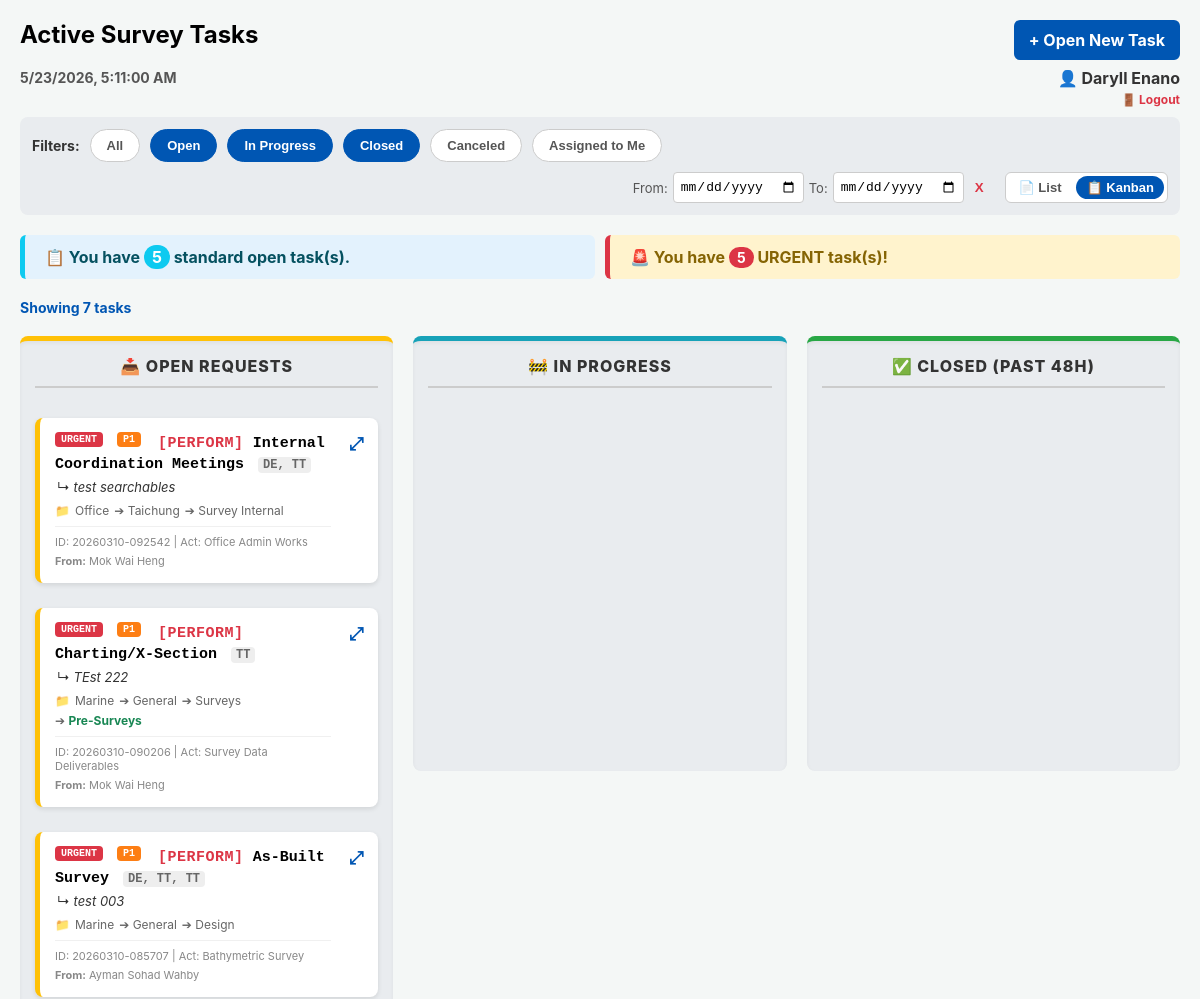
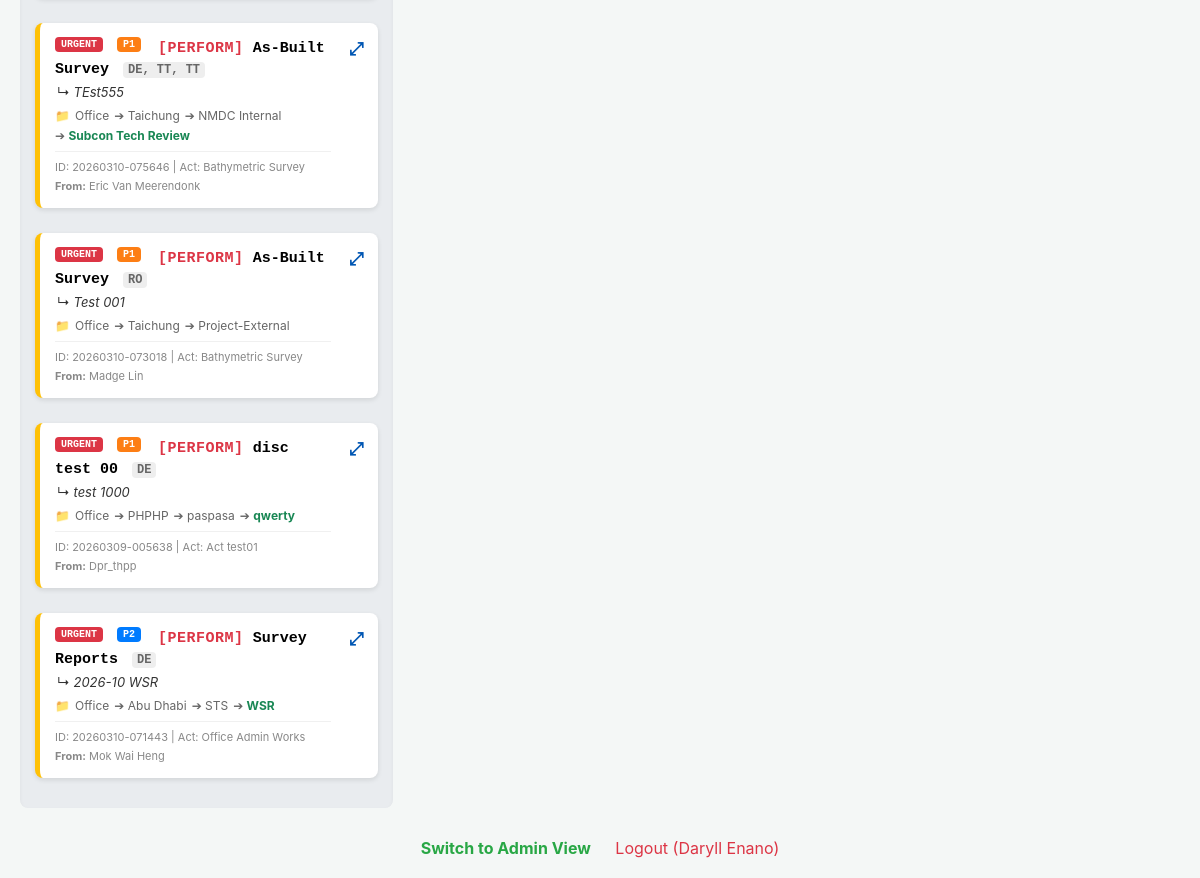
Screenshot of / (signed in) with the database file from the repository (2 pictures, top to bottom).
### app.py (models this page shows)
class User(UserMixin, db.Model):
    id = db.Column(db.Integer, primary_key=True)
    email = db.Column(db.String(120), unique=True, nullable=False)
    name = db.Column(db.String(100), nullable=False)
    password_hash = db.Column(db.String(256), nullable=False)
    is_approved = db.Column(db.Boolean, default=False)
    is_active = db.Column(db.Boolean, default=True)
    initials = db.Column(db.String(10), nullable=True)

class SurveyTask(db.Model):
    id = db.Column(db.Integer, primary_key=True)
    surveyor_name = db.Column(db.String(100), nullable=False)
    assigned_to = db.Column(db.String(100), nullable=True)
    requestor = db.Column(db.String(100), nullable=True)
    command_verb = db.Column(db.String(50), default="PERFORM")
    task_category = db.Column(db.String(100), nullable=True)
    instrument = db.Column(db.String(100), nullable=True)
    action_required = db.Column(db.String(100), nullable=True)
    area = db.Column(db.String(100), nullable=False)
    location = db.Column(db.String(100), nullable=True)
    sub_location = db.Column(db.String(100), nullable=True)
    work_scope = db.Column(db.String(100), nullable=False)
    remarks = db.Column(db.Text, nullable=True)
    deliverable_link = db.Column(db.String(500), nullable=True)
    reference_links = db.Column(db.Text, nullable=True)
    status = db.Column(db.String(20), default="Open")
    is_urgent = db.Column(db.Boolean, default=False)
    priority = db.Column(db.Integer, default=99)
    start_time = db.Column(db.DateTime, default=datetime.utcnow)
    execution_date = db.Column(db.Date, nullable=True)
    end_time = db.Column(db.DateTime, nullable=True)

### app.py (the view)
@app.route('/')
@login_required
def dashboard():
    session['dashboard_view'] = 'user'
    escalate_aging_tasks()
    all_tasks = SurveyTask.query.filter(SurveyTask.status != 'Archived') \
        .order_by(SurveyTask.is_urgent.desc(), SurveyTask.priority.asc(), SurveyTask.start_time.desc()) \
        .limit(300).all()
    is_admin = current_user.email in ADMIN_EMAILS
    all_users = User.query.all()
    initials_map = {}
    for u in all_users:
        if u.initials:
            initials_map[u.name] = u.initials.upper()
        else:
            parts = u.name.split()
            initials_map[u.name] = (parts[0][0] + parts[1][0]).upper() if len(parts) >= 2 else u.name[:2].upper()
    return render_template('dashboard.html', name=current_user.name, tasks=all_tasks, is_admin=is_admin, initials_map=initials_map)

### templates/dashboard.html (shortened to what this page needs)
<!DOCTYPE html>
<html lang="en">
<head>
</head>
<body>
    <div class="header" style="align-items: flex-start;">
        <div>
            <h2 style="margin-top: 0;">Active Survey Tasks</h2>
            <div id="liveClock" style="font-size: 14px; color: #555; font-weight: bold;">Loading time...</div>
        </div>
        <div style="display: flex; flex-direction: column; align-items: flex-end;">
            <a href="/new_task" class="btn-new">+ Open New Task</a>
            <span style="color: #333; font-weight: bold; margin-top: 8px;">👤 {{ name }}</span>
            <a href="/logout" style="color: #dc3545; text-decoration: none; font-size: 12px; font-weight: bold; margin-top: 4px;">🚪 Logout</a>
        </div>
    </div>
    <div class="filter-bar">
        <strong style="font-size: 14px; color: #333;">Filters:</strong>
        <button class="btn-filter" id="btnAll" onclick="toggleStatus('All')">All</button>
        <button class="btn-filter active" id="btnOpen" onclick="toggleStatus('Open')">Open</button>
        <button class="btn-filter active" id="btnInProgress" onclick="toggleStatus('In Progress')">In Progress</button>
        <button class="btn-filter active" id="btnClosed" onclick="toggleStatus('Closed')">Closed</button>
        <button class="btn-filter" id="btnCanceled" onclick="toggleStatus('Canceled')">Canceled</button>
        <button class="btn-filter" id="btnMine" onclick="toggleMine()">Assigned to Me</button>
        <div style="margin-left: auto; display: flex; align-items: center; gap: 15px;">
            <div style="display: flex; align-items: center; gap: 5px;">
                <span style="font-size: 13px; color: #555;">From:</span>
                <input type="date" id="dateStart" class="date-input" onchange="applyFilters()">
                <span style="font-size: 13px; color: #555;">To:</span>
                <input type="date" id="dateEnd" class="date-input" onchange="applyFilters()">
                <button onclick="clearDates()" style="background: none; border: none; color: #dc3545; cursor: pointer; font-weight: bold;" title="Clear Dates">X</button>
            </div>
            <div style="display: flex; gap: 5px; background: #fff; padding: 3px; border-radius: 6px; border: 1px solid #ccc;">
                <button id="btnListView" class="btn-filter" onclick="switchView('list')" style="border: none; padding: 4px 10px;">📄 List</button>
                <button id="btnKanbanView" class="btn-filter active" onclick="switchView('kanban')" style="border: none; padding: 4px 10px;">📋 Kanban</button>
            </div>
        </div>
    </div>
 {% set my_open_count = namespace(value=0) %}
 {% set my_urgent_count = namespace(value=0) %}
 {% for task in tasks %}
     {% if task.status == 'Open' and task.assigned_to and name in task.assigned_to %}
         {% set my_open_count.value = my_open_count.value + 1 %}
         {% if task.is_urgent %}
             {% set my_urgent_count.value = my_urgent_count.value + 1 %}
         {% endif %}
     {% endif %}
 {% endfor %}
 <div style="display: flex; gap: 10px; flex-wrap: wrap; margin-bottom: 20px;">
     <div style="flex: 1; background-color: #e3f2fd; border-left: 5px solid #0dcaf0; padding: 12px 20px; border-radius: 6px; font-weight: bold; color: #055160;">
         📋 You have <span style="background: #0dcaf0; color: white; padding: 2px 8px; border-radius: 12px;">{{ my_open_count.value }}</span> standard open task(s).
     </div>
     {% if my_urgent_count.value > 0 %}
     <div style="flex: 1; background-color: #fff3cd; border-left: 5px solid #dc3545; padding: 12px 20px; border-radius: 6px; font-weight: bold; color: #856404;">
         🚨 You have <span style="background: #dc3545; color: white; padding: 2px 8px; border-radius: 12px; font-size: 14px; animation: pulse 1.5s infinite;">{{ my_urgent_count.value }}</span> URGENT task(s)!
     </div>
     {% endif %}
 </div>
    <div id="taskCountDisplay" style="font-size: 14px; font-weight: bold; color: #0056b3; margin-bottom: 15px;">Loading task count...</div>
    <div id="taskContainer" style="display: none;">
        {% for task in tasks %}
        {% set area_clean = task.area.split('_', 1)[-1].replace('_', ' ') if task.area and '_' in task.area else task.area %}
        {% set loc_clean = task.location.split('_', 1)[-1].replace('_', ' ') if task.location and task.location != 'N/A' and '_' in task.location else (task.location if task.location and task.location != 'N/A' else '') %}
        {% set sub_clean = task.sub_location.split('_', 1)[-1].replace('_', ' ') if task.sub_location and task.sub_location != 'N/A' and '_' in task.sub_location else (task.sub_location if task.sub_location and task.sub_location != 'N/A' else '') %}
        {% set scope_text = task.work_scope.split('_', 1)[-1].replace('_', ' ') if task.work_scope and '_' in task.work_scope else task.work_scope %}
        <div class="task-card"
             draggable="true"
             ondragstart="drag(event)"
             data-id="{{ task.id }}"
             data-status="{{ task.status }}"
             data-date="{{ task.start_time.strftime('%Y-%m-%d') }}"
             data-assigned="{{ task.assigned_to }}"
             data-mine="{% if (task.assigned_to and name in task.assigned_to) or name == task.surveyor_name %}true{% else %}false{% endif %}"
             data-creator="{{ task.surveyor_name }}"
             data-task-str="{{ task.start_time.strftime('%Y%m%d-%H%M%S') if task.start_time else 'UNKNOWN-'~task.id }}"
             data-path="📁 {{ area_clean }} {% if loc_clean %}➔ {{ loc_clean }}{% endif %} {% if sub_clean %}➔ {{ sub_clean }}{% endif %} ➔ {{ scope_text }}"
             data-remarks="{{ task.remarks or '' }}"
             data-links="{{ task.reference_links or '' }}"
             data-deliverable="{{ task.deliverable_link or '' }}"
             data-req="{{ task.requestor or '' }}"
             data-cat="{{ task.task_category or '' }}"
             data-disc="{{ task.action_required or '' }}"
             data-inst="{{ task.instrument or '' }}"
             data-start="{{ task.start_time.strftime('%Y-%m-%d %H:%M') if task.start_time else '' }}"
             data-end="{{ task.end_time.strftime('%Y-%m-%d %H:%M') if task.end_time else 'Pending' }}">
            <div class="task-header">
                <div style="flex: 1;" onclick="openTaskModal(this.closest('.task-card'))">
                    <div class="task-line-1" style="font-size: 15px; line-height: 1.4; margin-bottom: 4px;">
                        {% if task.is_urgent and task.status in ['Open', 'In Progress'] %}
                        <span style="background: #dc3545; color: white; padding: 2px 6px; border-radius: 4px; font-size: 10px; font-weight: bold; margin-right: 5px; vertical-align: top;">URGENT</span>
                        {% endif %}
                        {% set p_val = task.priority|default(99) %}
                        {% set p_color = '#6c757d' %}{% if p_val == 0 %}{% set p_color = '#dc3545' %}{% elif p_val == 1 %}{% set p_color = '#fd7e14' %}{% elif p_val == 2 %}{% set p_color = '#007bff' %}{% endif %}
                        <span style="background: {{ p_color }}; color: white; padding: 2px 6px; border-radius: 4px; font-size: 10px; font-weight: bold; margin-right: 8px; vertical-align: top;" title="Priority Queue">P{{ p_val }}</span>
                        <span style="color: #000; font-weight: 900;">
                            <span style="color: #dc3545; letter-spacing: 0.5px;">[{{ task.command_verb or 'PERFORM' }}]</span>
                            {{ task.action_required }}
                        </span>
                        <span style="color: #666; font-size: 12px; font-weight: bold; background: #eee; padding: 1px 5px; border-radius: 4px; margin-left: 5px;">
                            {% set initial_list = [] %}
                            {% for name in (task.assigned_to or task.surveyor_name).split(',') %}
                                {% set clean_name = name.strip() %}
                                {% if initials_map and clean_name in initials_map %}
                                    {% set _ = initial_list.append(initials_map[clean_name]) %}
                                {% else %}
                                    {% set parts = clean_name.split(' ') %}
                                    {% if parts|length >= 2 %}
                                        {% set _ = initial_list.append(parts[0][0]|upper + parts[1][0]|upper) %}
                                    {% else %}
                                        {% set _ = initial_list.append(clean_name[:2]|upper) %}
                                    {% endif %}
                                {% endif %}
                            {% endfor %}
                            {{ initial_list | join(', ') }}
                        </span>
                    </div>
                    {% set short_remark = task.remarks.split('|')[0].strip() if task.remarks else '' %}
                    {% if short_remark %}
                    <div style="font-size: 13px; color: #333; margin-bottom: 8px; padding-left: 2px;">
                        ↳ <i>{{ short_remark | truncate(85) }}</i>
                    </div>
                    {% endif %}
                    <div style="font-size: 12px; color: #666; margin-bottom: 8px; display: flex; align-items: center; gap: 5px; flex-wrap: wrap;">
                        📁
                        <span>{{ area_clean }}</span>
                        {% if loc_clean %}<span>➔ {{ loc_clean }}</span>{% endif %}
                        {% if sub_clean %}<span>➔ {{ sub_clean }}</span>{% endif %}
                        {% if scope_text and scope_text.lower() != 'general' %}
                            <span>➔ <strong style="color: #198754;">{{ scope_text }}</strong></span>
                        {% endif %}
                    </div>
                    <div style="font-size: 11px; color: #888; border-top: 1px solid #f0f0f0; padding-top: 8px; margin-top: 5px; display: flex; justify-content: space-between; flex-wrap: wrap; gap: 5px;">
                        <span>ID: {{ task.start_time.strftime('%Y%m%d-%H%M%S') if task.start_time else 'UNKNOWN-'~task.id }} | Act: {{ task.task_category }}</span>
                        <span><strong>From:</strong> {{ task.requestor.split(' - ')[-1] if task.requestor and ' - ' in task.requestor else task.requestor }}</span>
                    </div>
                </div>
                <div style="display: flex; align-items: center; padding-left: 8px;" onclick="openTaskModal(this.closest('.task-card'))">
                    <span style="font-size: 18px; color: #0056b3; font-weight: bold; cursor: pointer;" title="View Details">⤢</span>
                </div>
            </div>
        </div>
        {% endfor %}
    </div>
    <div id="kanbanContainer" class="kanban-container" style="display: flex;">
        <div class="kanban-col kb-open" ondragover="allowDrop(event)" ondrop="drop(event, 'Open')" ondragenter="this.classList.add('drag-over')" ondragleave="this.classList.remove('drag-over')">
            <h4>📥 Open Requests</h4>
            <div id="col-open" style="display: flex; flex-direction: column; gap: 10px; min-height: 50px;"></div>
        </div>
        <div class="kanban-col kb-progress" ondragover="allowDrop(event)" ondrop="drop(event, 'In Progress')" ondragenter="this.classList.add('drag-over')" ondragleave="this.classList.remove('drag-over')">
            <h4>🚧 In Progress</h4>
            <div id="col-progress" style="display: flex; flex-direction: column; gap: 10px; min-height: 50px;"></div>
        </div>
        <div class="kanban-col kb-closed" ondragover="allowDrop(event)" ondrop="drop(event, 'Closed')" ondragenter="this.classList.add('drag-over')" ondragleave="this.classList.remove('drag-over')">
            <h4>✅ Closed (Past 48h)</h4>
            <div id="col-closed" style="display: flex; flex-direction: column; gap: 10px; min-height: 50px;"></div>
        </div>
    </div>
    <div style="text-align: center; margin-top: 30px;">
        {% if is_admin %}
        <a href="/admin_dashboard" style="color: #28a745; font-weight: bold; text-decoration: none; margin-right: 20px;">Switch to Admin View</a>
        {% endif %}
        <a href="/logout" style="color: #dc3545; text-decoration: none;">Logout ({{ name }})</a>
    </div>
</body>
</html>

### rows the page displays
User: name "Daryll Enano"
SurveyTask: is_urgent "URGENT", p_val "1", command_verb "PERFORM", action_required "Internal Coordination Meetings", initial_list "DE, TT", short_remark "test searchables", area_clean "Office", loc_clean "Taichung", sub_clean "Survey Internal", start_time "20260310-092542", task_category "Office Admin Works", requestor "Mok Wai Heng"
SurveyTask: is_urgent "URGENT", p_val "1", command_verb "PERFORM", action_required "Charting/X-Section", initial_list "TT", short_remark "TEst 222", area_clean "Marine", loc_clean "General", sub_clean "Surveys", scope_text "Pre-Surveys", start_time "20260310-090206", task_category "Survey Data Deliverables", requestor "Mok Wai Heng"
SurveyTask: is_urgent "URGENT", p_val "1", command_verb "PERFORM", action_required "As-Built Survey", initial_list "DE, TT, TT", short_remark "test 003", area_clean "Marine", loc_clean "General", sub_clean "Design", start_time "20260310-085707", task_category "Bathymetric Survey", requestor "Ayman Sohad Wahby"
SurveyTask: is_urgent "URGENT", p_val "1", command_verb "PERFORM", action_required "As-Built Survey", initial_list "DE, TT, TT", short_remark "TEst555", area_clean "Office", loc_clean "Taichung", sub_clean "NMDC Internal", scope_text "Subcon Tech Review", start_time "20260310-075646", task_category "Bathymetric Survey", requestor "Eric Van Meerendonk"
SurveyTask: is_urgent "URGENT", p_val "1", command_verb "PERFORM", action_required "As-Built Survey", initial_list "RO", short_remark "Test 001", area_clean "Office", loc_clean "Taichung", sub_clean "Project-External", start_time "20260310-073018", task_category "Bathymetric Survey", requestor "Madge Lin"
SurveyTask: is_urgent "URGENT", p_val "1", command_verb "PERFORM", action_required "disc test 00", initial_list "DE", short_remark "test 1000", area_clean "Office", location "PHPHP", sub_location "paspasa", work_scope "qwerty", start_time "20260309-005638", task_category "Act test01", requestor "Dpr_thpp"
SurveyTask: is_urgent "URGENT", priority "2", command_verb "PERFORM", action_required "Survey Reports", initial_list "DE", short_remark "2026-10 WSR", area_clean "Office", loc_clean "Abu Dhabi", sub_clean "STS", scope_text "WSR", start_time "20260310-071443", task_category "Office Admin Works", requestor "Mok Wai Heng"

### other values shown
{{ my_open_count.value }} "5"
{{ my_urgent_count.value }} "5"
